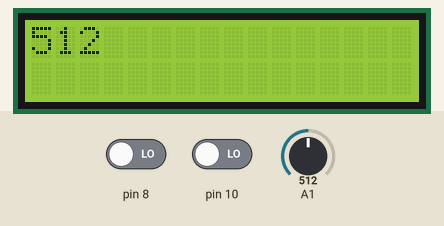
Simulated run of this sketch. Board: Arduino Uno, built with avr-gcc and run on an emulated ATmega328P. On the bench: 16×2 character LCD. The test bench sets the inputs (shaded band); at power-on: A1 = 512, pin 8 LOW, pin 10 LOW.

Above: at 1.2 s.
1.3 s: A1 set to 716
At 2.8 s:
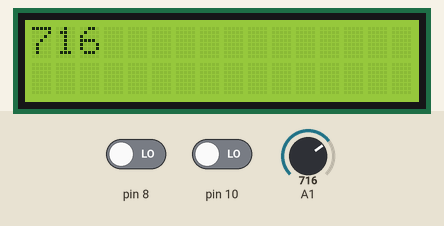
3.1 s: A1 set to 900
At 4.2 s:
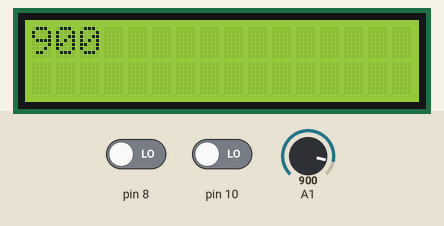
4.7 s: A1 set to 1023
At 5.6 s:
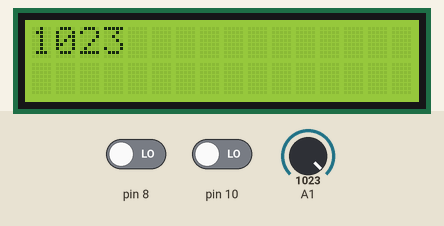
Timing chart, 0 to 7.7 s (numbered marks = the images above; inputs shaded):
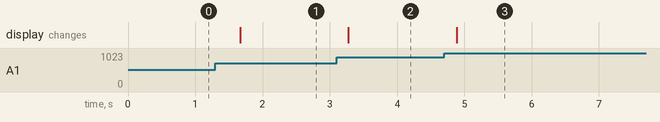

The sketch:

joy_stick.ino
```cpp
#include<LiquidCrystal.h>
LiquidCrystal lcd(7,6,5,4,3,2);


void setup()
{
  lcd.begin(16,2);
  pinMode(8,INPUT);
  pinMode(9,INPUT);
  pinMode(10,INPUT);
}

void loop()
{
  int a=digitalRead(8);
  int b=analogRead(9);
  int c=digitalRead(10);
  lcd.clear();
  lcd.setCursor(0,0);
  lcd.print(b);

  delay(800);

}
```

Measured:
- after the input at 1.3 s, the display: changes after 0.37 s (image 1)
- after the input at 3.1 s, the display: changes after 0.18 s (image 2)
- after the input at 4.7 s, the display: changes after 0.18 s (image 3)
